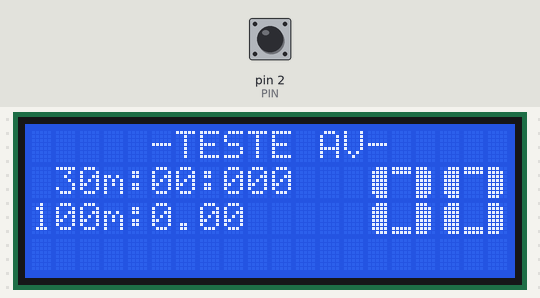
Recording of a sketch running on a simulated Arduino Uno, built with avr-gcc and run on an emulated ATmega328P. Parts: 20×4 character LCD. The inputs (shaded band) are chosen by the test bench; at power-on: pin 2 (PIN) LOW.

Above: at 1.2 s.
1.3 s: pin 2 (PIN) pulsed HIGH 5 times (0.12 s each, 0.3 s apart)
At 1.72 s:
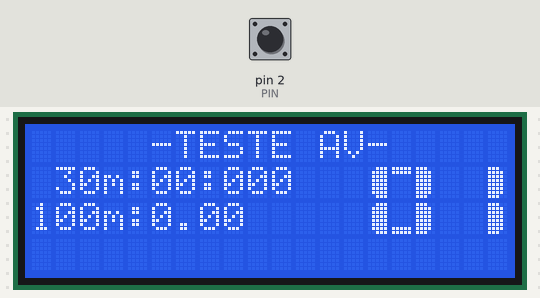
At 2.32 s:
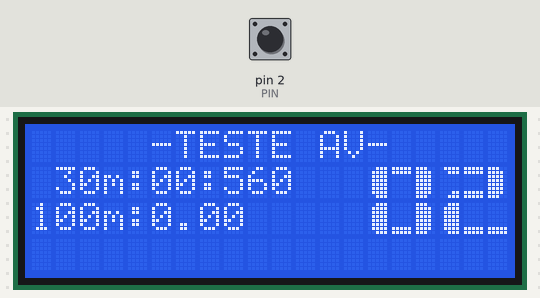
Timing chart, 0 to 4.3 s (numbered marks = the images above; inputs shaded):
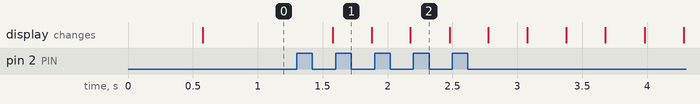

Measured:
- after the input at 1.3 s, the display: changes after 0.28 s (image 1)

The sketch:

AV-CB16.ino
```cpp
// include the library
#include <Wire.h>
#define REFRESH_TIME 500
#define REFRESH_TIME2 250
#define PIN 2
//pino preto = sinal, vermelho = vcc, azul = gnd
float vel;
int vel2;
long ult_volta;
long ult_volta2;
long cont;
int leitura;
int pulso;
long cont2;
long cont3;
long taux = 0;
long tempo = 0;
long milisegundos = 0;
int segundos = 0;
int decimas = 0;
int cent = 0;
int mil = 0;
unsigned ultimo_tempo = 0;
#include <LiquidCrystal.h>

// initialize the interface pins
LiquidCrystal lcd(12, 11, 10, 9, 8, 7);

// the 8 arrays that form each segment of the custom numbers
byte bar1[8] =
{
  B11100,
  B11110,
  B11110,
  B11110,
  B11110,
  B11110,
  B11110,
  B11100
};
byte bar2[8] =
{
  B00111,
  B01111,
  B01111,
  B01111,
  B01111,
  B01111,
  B01111,
  B00111
};
byte bar3[8] =
{
  B11111,
  B11111,
  B00000,
  B00000,
  B00000,
  B00000,
  B11111,
  B11111
};
byte bar4[8] =
{
  B11110,
  B11100,
  B00000,
  B00000,
  B00000,
  B00000,
  B11000,
  B11100
};
byte bar5[8] =
{
  B01111,
  B00111,
  B00000,
  B00000,
  B00000,
  B00000,
  B00011,
  B00111
};
byte bar6[8] =
{
  B00000,
  B00000,
  B00000,
  B00000,
  B00000,
  B00000,
  B11111,
  B11111
};
byte bar7[8] =
{
  B00000,
  B00000,
  B00000,
  B00000,
  B00000,
  B00000,
  B00111,
  B01111
};
byte bar8[8] =
{
  B11111,
  B11111,
  B00000,
  B00000,
  B00000,
  B00000,
  B00000,
  B00000
};


void setup()
{
  // assignes each segment a write number
  lcd.createChar(1, bar1);
  lcd.createChar(2, bar2);
  lcd.createChar(3, bar3);
  lcd.createChar(4, bar4);
  lcd.createChar(5, bar5);
  lcd.createChar(6, bar6);
  lcd.createChar(7, bar7);
  lcd.createChar(8, bar8);

  // sets the LCD's rows and colums:
  pinMode(PIN, INPUT);
  Serial.begin(9600);
  lcd.begin (20, 4);
  lcd.setCursor(5, 0);
  lcd.print("-TESTE AV-");
  lcd.setCursor(0, 2);
  lcd.print("100m: ");
  lcd.setCursor(1, 1);
  lcd.print("30m:");
  lcd.setCursor(5, 1);
  lcd.print("00:000");
  attachInterrupt(0, calc_vel, CHANGE);
  ult_volta = millis();
  ult_volta2 = millis();
  cont = 0;
  cont2 = 0;
  cont3 = 0;
  vel = 0;
  vel2 = 0;
  segundos = 0;
  decimas = 0;
  cent = 0;

}
void calc_vel() {
  cont++;
  cont2++;
  cont3++;
}

void custom0(int col)
{ // uses segments to build the number 0
  lcd.setCursor(col, 1);
  lcd.write(2);
  lcd.write(8);
  lcd.write(1);
  lcd.setCursor(col, 2);
  lcd.write(2);
  lcd.write(6);
  lcd.write(1);
}

void custom1(int col)
{
  lcd.setCursor(col, 1);
  lcd.write(32);
  lcd.write(32);
  lcd.write(1);
  lcd.setCursor(col, 2);
  lcd.write(32);
  lcd.write(32);
  lcd.write(1);
}

void custom2(int col)
{
  lcd.setCursor(col, 1);
  lcd.write(5);
  lcd.write(3);
  lcd.write(1);
  lcd.setCursor(col, 2);
  lcd.write(2);
  lcd.write(6);
  lcd.write(6);
}

void custom3(int col)
{
  lcd.setCursor(col, 1);
  lcd.write(5);
  lcd.write(3);
  lcd.write(1);
  lcd.setCursor(col, 2);
  lcd.write(7);
  lcd.write(6);
  lcd.write(1);
}

void custom4(int col)
{
  lcd.setCursor(col, 1);
  lcd.write(2);
  lcd.write(6);
  lcd.write(1);
  lcd.setCursor(col, 2);
  lcd.write(32);
  lcd.write(32);
  lcd.write(1);
}

void custom5(int col)
{
  lcd.setCursor(col, 1);
  lcd.write(2);
  lcd.write(3);
  lcd.write(4);
  lcd.setCursor(col, 2);
  lcd.write(7);
  lcd.write(6);
  lcd.write(1);
}

void custom6(int col)
{
  lcd.setCursor(col, 1);
  lcd.write(2);
  lcd.write(3);
  lcd.write(4);
  lcd.setCursor(col, 2);
  lcd.write(2);
  lcd.write(6);
  lcd.write(1);
}

void custom7(int col)
{
  lcd.setCursor(col, 1);
  lcd.write(2);
  lcd.write(8);
  lcd.write(1);
  lcd.setCursor(col, 2);
  lcd.write(32);
  lcd.write(32);
  lcd.write(1);
}

void custom8(int col)
{
  lcd.setCursor(col, 1);
  lcd.write(2);
  lcd.write(3);
  lcd.write(1);
  lcd.setCursor(col, 2);
  lcd.write(2);
  lcd.write(6);
  lcd.write(1);
}

void custom9(int col)
{
  lcd.setCursor(col, 1);
  lcd.write(2);
  lcd.write(3);
  lcd.write(1);
  lcd.setCursor(col, 2);
  lcd.write(7);
  lcd.write(6);
  lcd.write(1);
}

void printNumber(int value, int col) {
  if (value == 0) {
    custom0(col);
  } if (value == 1) {
    custom1(col);
  } if (value == 2) {
    custom2(col);
  } if (value == 3) {
    custom3(col);
  } if (value == 4) {
    custom4(col);
  } if (value == 5) {
    custom5(col);
  } if (value == 6) {
    custom6(col);
  } if (value == 7) {
    custom7(col);
  } if (value == 8) {
    custom8(col);
  } if (value == 9) {
    custom9(col);
  }
}

void printRPM(int rpm) {
  int c , d, u, number;
  number = vel2;

  if (number > 99) {
    c = (number - (number % 100)) / 100;
    number = number % 100;
  } else {
    c = 0;
  }

  if (number > 9) {
    d = (number - (number % 10)) / 10;
    number = number % 10;
  } else {
    d = 0;
  }

  u = number;


  printNumber(d, 14);
  printNumber(u, 17);


}

void loop()
{

 // pulso = cont / 2;
 // lcd.setCursor(0, 0);
 // lcd.print(pulso);
  // Verifica se o objeto foi detectado pelo sensor
  if (cont <= 1) {
    // while (pulso <= 1) {
    taux = millis();
    // }
  }
  if ((cont > 2) && (cont <= 409)) //409
  {
    milisegundos = (millis() - taux);

    if (milisegundos < 10) {
      mil = milisegundos;
    } else if (milisegundos >= 10) {
      mil = milisegundos % 10;
    }

    if (milisegundos % 10 == 0) {
      cent++;
      if (cent == 10) {
        cent = 0;
        decimas++;
      }
      if (decimas == 10) {
        decimas = 0;
        segundos++;
      }

      lcd.setCursor(5, 1);
      if (segundos < 10) {
        //Serial.print("0");
        lcd.print("0");
      }
      lcd.print(segundos);
      lcd.print(":");
      //Serial.print(segundos);
      //Serial.print(":");

      lcd.setCursor(8, 1);
      lcd.print(decimas);
      //Serial.print(decimas);
      lcd.setCursor(9, 1);
      lcd.print(cent);
      //Serial.print(cent);
      lcd.setCursor(10, 1);
      lcd.print(mil);
    }
  }
  if (millis() - ult_volta2 >= REFRESH_TIME) {
    vel2 = (3600 * 0.073333 * cont3) / (millis() - ult_volta2);
    //alterar o segundo valor pela circunferencia da coroa em metros
    cont3 = 0;
    ult_volta2 = millis();
    //resto = vel%10;
    //final = (vel-resto);
    //Serial.print(vel);
    //Serial.println(" Km/h");
    printRPM(vel2);
    //delay(700);


  }

  if ((cont > 1) && (cont <= 1363)) {
    if (millis() - ult_volta >= REFRESH_TIME2) {
      vel = (3600 * 0.073333 * cont2) / (millis() - ult_volta);
      //alterar o segundo valor pela circunferencia da coroa em metros
      cont2 = 0;
      ult_volta = millis();
      //resto = vel%10;
      //final = (vel-resto);
      //Serial.print(vel);
      //Serial.println(" Km/h");
      //delay(700);1363
    }
  }

  else {
    lcd.setCursor(5, 2);
    lcd.print(vel);
  }
}
```
